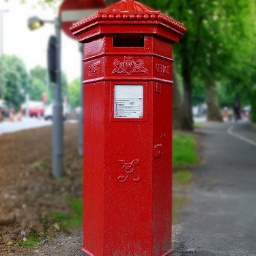
#> input picture cloud_mobilenet/scripts/n03710193_4347.JPEG, 256 x 256 px; its folder holds only this picture in this run
$ python -i image_generator.py   (imports and definitions only)   (Python 2 division)
#> lines starting #> are read from the running program, lines starting #| are printed output that depends on the picture
#!/usr/bin/env python
# -*- coding: utf-8 -*-
import cv2
import os
import glob
import numpy as np
from PIL import Image
from lib.utils import *


# src_imageの背景画像に対して、overlay_imageのalpha画像を貼り付ける。pos_xとpos_yは貼り付け時の左上の座標
# [41 lines left out: functions overlay, delete_pad, rotate_image, not called in this run]


# 画像をスケーリングする
def scale_image(image, scale):
    orig_h, orig_w = image.shape[:2]
    return cv2.resize(image, (int(orig_w * scale), int(orig_h * scale)))


# 背景画像から、指定したhとwの大きさの領域をランダムで切り抜く
# [46 lines left out: functions random_sampling, random_rotate_scale_image, random_overlay_image, yolo_format_bbox, maximum_iou, not called in this run]


# 画像にランダムでノイズを加えるよ
def image_transform(src):
    row, col, ch = src.shape
    # 塩胡椒のパラメータ
    s_vs_p = 0.5
    amount = 0.004
    sp_img = src.copy()
    # ガンマ変換用ルックアップテーブル
    gamma1 = 0.75
    gamma2 = 1.5
    LUT_G1 = np.arange(256, dtype = 'uint8' )
    LUT_G2 = np.arange(256, dtype = 'uint8' )
    for i in range(256):
        LUT_G1[i] = 255 * pow(float(i) / 255, 1.0 / gamma1)
        LUT_G2[i] = 255 * pow(float(i) / 255, 1.0 / gamma2)

    list = [1,2,3,4]

    choices = np.random.choice(list,np.random.randint(1,len(list)-1))
    # print choices
    for select in choices:
        if select == 1:
            # do nothing
            pass

        elif select == 2:
            # 塩モード
            num_salt = np.ceil(amount * src.size * s_vs_p)
            coords = [np.random.randint(0, i - 1, int(num_salt)) for i in src.shape]
            sp_img[coords[:-1]] = (255, 255, 255)

        elif select == 3:
            # 胡椒モード
            num_pepper = np.ceil(amount * src.size * (1. - s_vs_p))
            coords = [np.random.randint(0, i - 1, int(num_pepper)) for i in src.shape]
            sp_img[coords[:-1]] = (0, 0, 0)
        elif select == 4:
            # 平滑化フィルタ
            square = np.random.randint(1,9)
            sp_img = blur_img = cv2.blur(src, (square, square))

        elif select == 5:
            # ガウシアンノイズ
            mean = 0
            sigma = np.random.randint(1,16)
            gauss = np.random.normal(mean, sigma, (row, col, ch))
            gauss = gauss.reshape(row, col, ch)
            sp_img = sp_img + gauss

        elif select == 6:
            #ガンマ1
            sp_img = cv2.LUT(sp_img, LUT_G1)

        elif select == 7:
            #ガンマ2
            sp_img = cv2.LUT(sp_img, LUT_G2)

    return sp_img


class ImageGenerator():
    # [107 lines left out: functions __init__, generate_random_animation, generate_samples, not called in this run]

class sample_generator:
    # [32 lines left out: functions __init__, generate_samples, not called in this run]

>>> import cv2
>>> picture = cv2.imread('../../../cloud_mobilenet/scripts/n03710193_4347.JPEG')
#> picture is the input picture: shape (256, 256, 3); mean B, G, R 75, 87.2, 126.1
>>> result = image_transform(picture)
#> the loop in image_transform, `for select in choices:` made 1 pass
#> pass 1, in image_transform, `sp_img = blur_img = cv2.blur(src, (square, square))`:
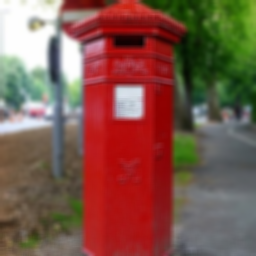
#> sp_img: shape (256, 256, 3); mean B, G, R 75.1, 87.3, 126.2
